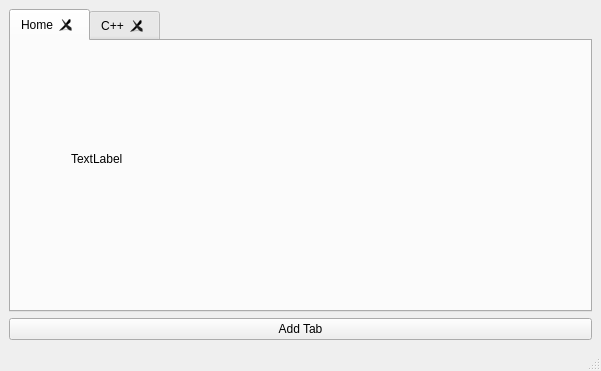
<?xml version="1.0" encoding="UTF-8"?>
<ui version="4.0">
 <class>MainWindow</class>
 <widget class="QMainWindow" name="MainWindow">
  <property name="geometry">
   <rect>
    <x>0</x>
    <y>0</y>
    <width>601</width>
    <height>371</height>
   </rect>
  </property>
  <property name="windowTitle">
   <string>MainWindow</string>
  </property>
  <widget class="QWidget" name="centralwidget">
   <layout class="QHBoxLayout" name="horizontalLayout">
    <item>
     <layout class="QVBoxLayout" name="verticalLayout">
      <item>
       <widget class="QTabWidget" name="tabWidget">
        <property name="tabPosition">
         <enum>QTabWidget::TabPosition::North</enum>
        </property>
        <property name="currentIndex">
         <number>0</number>
        </property>
        <property name="tabsClosable">
         <bool>true</bool>
        </property>
        <property name="movable">
         <bool>true</bool>
        </property>
        <widget class="QWidget" name="tab">
         <attribute name="title">
          <string>Home</string>
         </attribute>
         <widget class="QLabel" name="label_2">
          <property name="geometry">
           <rect>
            <x>60</x>
            <y>110</y>
            <width>58</width>
            <height>15</height>
           </rect>
          </property>
          <property name="text">
           <string>TextLabel</string>
          </property>
         </widget>
        </widget>
        <widget class="QWidget" name="tab_2">
         <attribute name="title">
          <string>C++</string>
         </attribute>
         <attribute name="toolTip">
          <string>This is home</string>
         </attribute>
         <widget class="QPushButton" name="pushButton_2">
          <property name="geometry">
           <rect>
            <x>60</x>
            <y>40</y>
            <width>80</width>
            <height>23</height>
           </rect>
          </property>
          <property name="text">
           <string>PushButton</string>
          </property>
         </widget>
         <widget class="QPushButton" name="pushButton_3">
          <property name="geometry">
           <rect>
            <x>60</x>
            <y>100</y>
            <width>80</width>
            <height>23</height>
           </rect>
          </property>
          <property name="text">
           <string>PushButton</string>
          </property>
         </widget>
         <widget class="QLabel" name="label">
          <property name="geometry">
           <rect>
            <x>60</x>
            <y>180</y>
            <width>58</width>
            <height>15</height>
           </rect>
          </property>
          <property name="text">
           <string>TextLabel</string>
          </property>
         </widget>
        </widget>
       </widget>
      </item>
      <item>
       <widget class="QPushButton" name="pushButton">
        <property name="text">
         <string>Add Tab</string>
        </property>
       </widget>
      </item>
     </layout>
    </item>
   </layout>
  </widget>
  <widget class="QMenuBar" name="menubar">
   <property name="geometry">
    <rect>
     <x>0</x>
     <y>0</y>
     <width>601</width>
     <height>20</height>
    </rect>
   </property>
  </widget>
  <widget class="QStatusBar" name="statusbar"/>
 </widget>
 <resources/>
 <connections/>
</ui>
